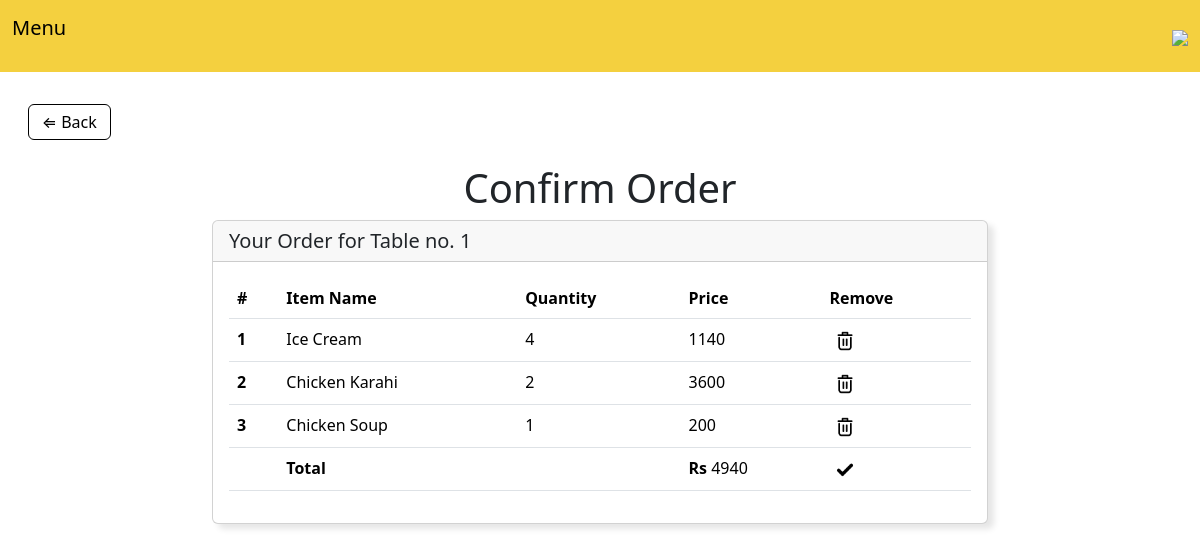
Page /order-confirm/1/ on the committed database.
### base/models.py (models this page shows)
class Order(models.Model):
    items = models.ForeignKey(MenuItem , on_delete=models.SET_NULL , null=True)
    quantity = models.IntegerField(default=0 , null=True , blank=True)
    price = models.IntegerField(default=0 )
    table_no = models.IntegerField(default=0 )

class MenuItem(models.Model):
    name = models.CharField(max_length = 255)
    description = models.TextField()
    img = models.ImageField(upload_to='Menu/menu_images/' , default='')
    price = models.IntegerField()
    category = models.ManyToManyField('Category' , related_name='item')
    def __str__(self):
        return self.name

### base/views.py (the view)
# urls.py: path('order-confirm/<int:pk>/' , views.ConfirmOrder , name='con_order'),
def ConfirmOrder(request , pk):
     t_no = pk
     order = Order.objects.filter(table_no = pk)
     total = Order.objects.filter(table_no=t_no).aggregate(Sum('price'))['price__sum']
     context = {'order': order , 'total' : total , 'id': pk}
     return render(request , 'confirm_order.html' , context)

### base/templates/confirm_order.html (shortened to what this page needs)
{% extends 'navbar.html' %}
{% block content %}
{% load static %}
<!DOCTYPE html>
<html lang="en">
<head>
</head>
<body>
  <br>
  <div class="container  mt-2 mx-3">
    <a href="{{ request.META.HTTP_REFERER }}" class="btn me-2 custom-button"> &lArr; Back </a>
  </div>
  <br>
    <div class="container">
        <center> <h1>Confirm Order</h1> </center>
          <div class="card">
            <h5 class="card-header">Your Order for Table no. {{id}}</h5>
            <div class="card-body">
                <table class="table">
                    <thead>
                      <tr>
                        <th scope="col">#</th>
                        <th scope="col">Item Name</th>
                        <th scope="col">Quantity</th>
                        <th scope="col">Price</th>
                        <th scope="col">Remove</th>
                      </tr>
                    </thead>
                    <tbody>
                      {% if order %}
                        {% for o in order %}
                        <tr>
                          <th scope="row">{{ forloop.counter }}</th>
                          <td>{{o.items}}</td>
                          <td>{{o.quantity}}</td>
                          <td>{{o.price}}</td>
                          <td>
                            <button type="submit" style="border: none; background-color: transparent;">
                              <a href="{% url 'del_items' o.id  %}"> <img src="{%static 'images/delete.png'%}" class="delete-icon"> </a>
                            </button>
                          </td>
                        </tr>
                        {% endfor %}
                        <tr>
                          <th scope="row"></th>
                          <td><strong> Total </strong></td>
                          <td> </td>
                          <td> <strong> Rs </strong> {{total}} </td>
                          <td>
                            <button type="submit" style="border: none; background-color: transparent;">
                             <a href="{% url 'ty' %}"> <img src="{%static 'images/check.png'%}" class="delete-icon"> </a>
                            </button>
                          </td>
                       </tr>
                      {% endif %}
                  </table>
            </div>
          </div>
    </div>
</body>
</html>
{% endblock content %}

### static/css/main.css (style rules this page uses)
.card { height: 100%; box-shadow: 6px 5px 6px rgba(0, 0, 0, 0.1); }
.custom-button { text-decoration: none; color: black; border: 1px solid black; padding: 0.3rem 0.80rem; }
.container { max-width: 800px; margin: 0 auto; }
.delete-icon { width: 20px; height: auto; }

### rows in the picture
Order: items "Ice Cream", quantity "4", price "1140"
Order: items "Chicken Karahi", quantity "2", price "3600"
Order: items "Chicken Soup", quantity "1", price "200"

### other values in the picture
{{ id }} "1"
{{ total }} "4940"
